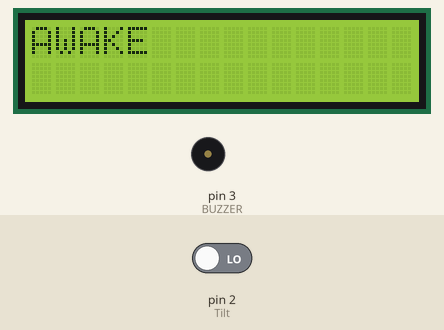
Simulated run of this sketch. Board: Arduino Uno, built with avr-gcc and run on an emulated ATmega328P. Parts: 16×2 character LCD, buzzer (waves = sounding, pin HIGH). The test bench sets the inputs (shaded band); at power-on: pin 2 (Tilt) LOW.

Above: at 2.2 s.
2.3 s: pin 2 (Tilt) driven HIGH
At 2.6 s:
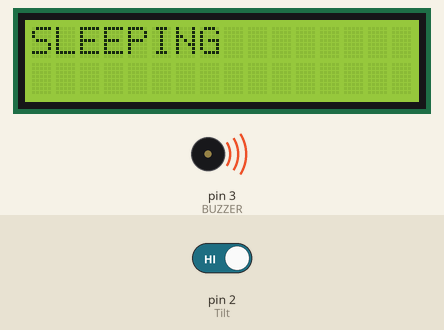
3.8 s: pin 2 (Tilt) driven LOW
At 5.0 s:
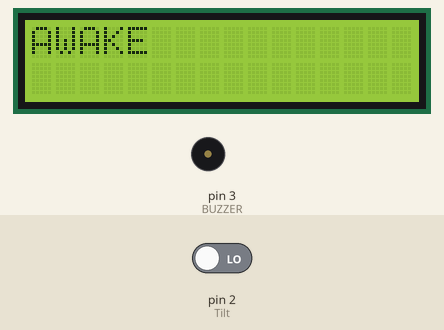
Timing chart, 0 to 6.8 s (numbered marks = the images above; inputs shaded):
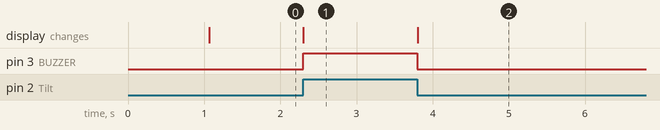

Measured:
- after the input at 2.3 s, pin 3 (BUZZER): LOW → HIGH at once; the display: changes at once (image 1)
- after the input at 3.8 s, pin 3 (BUZZER): HIGH → LOW at once; the display: changes at once (image 2)

The sketch:

Tilt_Module.ino
```cpp
/*
  The circuit:
 * 16x2 character LCD to ARDUINO UNO
 * LCD RS pin to digital pin 8
 * LCD Enable pin to digital pin 9
 * LCD D4 pin to digital pin 4
 * LCD D5 pin to digital pin 5
 * LCD D6 pin to digital pin 6
 * LCD D7 pin to digital pin 7
 * LCD R/W pin to ground

 Tilt Sensor module to Arduino UNO
 *VCC to 5V
 *GND to GND
 *Do to D2
 *AO of tilt sensor is not used
 */

// include the library code:
#include <LiquidCrystal.h>
#include<Wire.h>

#define Tilt     2  //Digital output from tilt sensor module is connected to D2
#define BUZZER     3  //LED at D3 pin

// initialize the library with the numbers of the interface pins
LiquidCrystal lcd(8, 9, 4, 5, 6, 7);

void setup() {
  //setup the input or output pin
  pinMode(BUZZER, OUTPUT);
  pinMode(Tilt, INPUT);
  digitalWrite(BUZZER, LOW);  //off LED
  // set up the LCD's number of columns and rows:
  lcd.begin(16, 2);
  // Print a message to the LCD.
  lcd.print("   Lecture");
  lcd.setCursor(0,1);
  lcd.print("    Alarm");
  delay(1000);  //delay for 1 second
 lcd.clear();
}

void loop() {

  if(digitalRead(Tilt)) //if the DO from Tilt sensor is low, no tilt detected. You might need to adjust the potentiometer to get reading
  {
    digitalWrite(BUZZER,HIGH);
    lcd.setCursor(0, 0);  //move LCD cursor
    lcd.print("SLEEPING");  //Display message
  }
  else
  {
    digitalWrite(BUZZER,LOW);
    lcd.setCursor(0, 0);  //move LCD cursor
    lcd.print("AWAKE   ");  //Display message
  }
}
```
